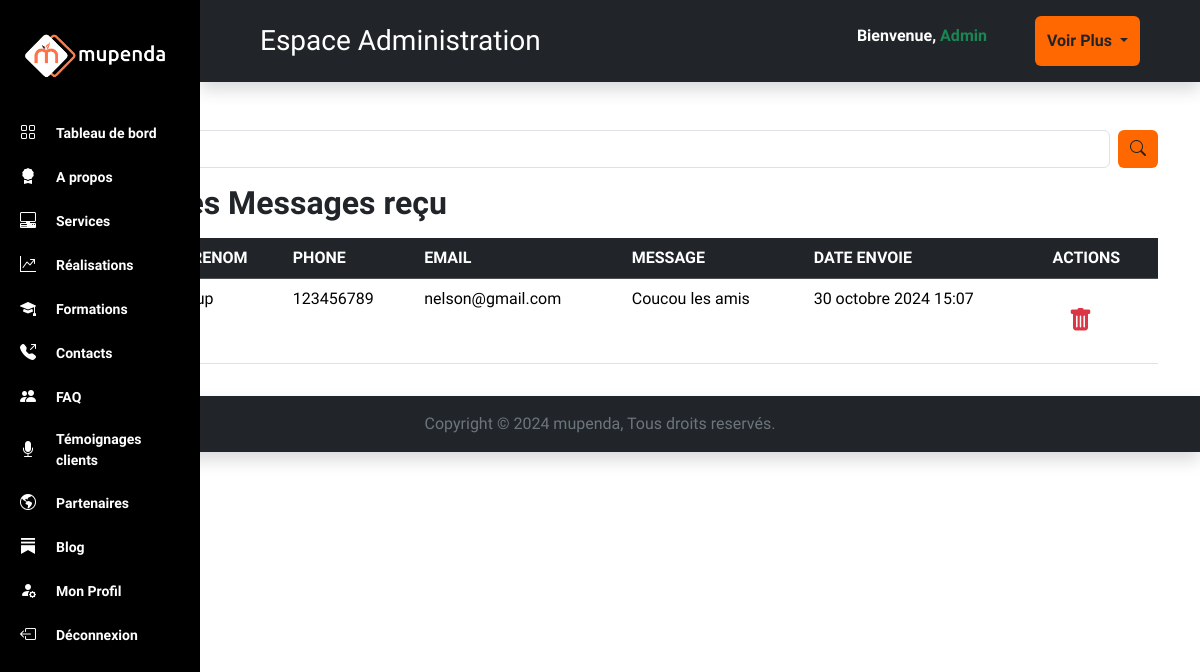
Screenshot of /administration/contact/ with the database file from the repository.
### MupendaApp/models.py (models this page shows)
class Contact(models.Model):
    nom = models.CharField(max_length=100)
    prenom = models.CharField(max_length=100)
    phone = models.CharField(max_length=50, null=True)
    email = models.EmailField(max_length=100)
    message = models.TextField()
    created_on = models.DateTimeField(auto_now_add=True, null=True)

### MupendaApp/views.py (the view)
# urls.py: path('administration/contact/',views.AdminContact, name="AdminContact"),
def AdminContact(request):
    afficherMessage = Contact.objects.all()
    return render(request, 'administration/contact.html', {'afficherMessage':afficherMessage})

### MupendaApp/templates/administration/contact.html (shortened to what this page needs)
{% extends 'administration/indexAdmin.html' %}
{% block content %}
<section class="pt-5">
    <div class="container">
        <div class="row g-3">
            <div class="col-md-12">
                <form class="d-flex" role="search">
                    <input class="form-control me-2" type="search" placeholder="Recherche" aria-label="Search">
                    <button class="btn" id="btn" type="submit"><i class="bi bi-search"></i></button>
                  </form>
            </div>
        </div>
    </div>
</section>
<section class="py-3">
    <div class="container">
        <div class="row g-3">
            <div class="col-md-12">
                <h2 class="fw-semibold pb-2"> <span class="text-dark">Liste des Messages reçu</span></h2>
                {% if afficherMessage %}
                <table class="table table-hover">
                    <thead class="table-dark">
                      <tr>
                        <th scope="col">ID</th>
                        <th scope="col">NOM</th>
                        <th scope="col">PRENOM</th>
                        <th scope="col">PHONE</th>
                        <th scope="col">EMAIL</th>
                        <th scope="col">MESSAGE</th>
                        <th scope="col">DATE ENVOIE</th>
                        <th scope="col">ACTIONS</th>
                      </tr>
                    </thead>
                    {% for message in afficherMessage %}
                    <tbody>
                      <tr>
                        <th scope="row">{{message.id}}</th>
                        <td>{{message.nom}}</td>
                        <td>{{message.prenom}}</td>
                        <td>{{message.phone}}</td>
                        <td>{{message.email}}</td>
                        <td>{{message.message}}</td>
                        <td>{{message.created_on}}</td>
                        <td>
                            <form action="" method="POST" class="d-flex">
                                <a href="" class="text-danger fs-4 p-3"><i class="bi bi-trash-fill"></i></a>
                            </form>
                        </td>
                      </tr>
                      {% endfor %}
                    </tbody>
                </table>
                {% else %}
                    <p class="alert alert-danger text-dark fw-semibold">Aucun message à afficher pour le moment !</p>
                {% endif %}
            </div>
        </div>
    </div>
</section>
{% endblock %}

### MupendaApp/static/css/2style.css (style rules this page uses)
* { font-family: "Ubuntu", sans-serif; }
h1, h2, h3, h4, h5, h6 { color: #ff6700; }
#btn { background-color: #ff6700; }
.btn { background-color: #ff6700; border: none; }

### rows the page displays
Contact: phone "123456789", email "nelson@gmail.com", message "Coucou les amis", created_on "30 octobre 2024 15:07"
